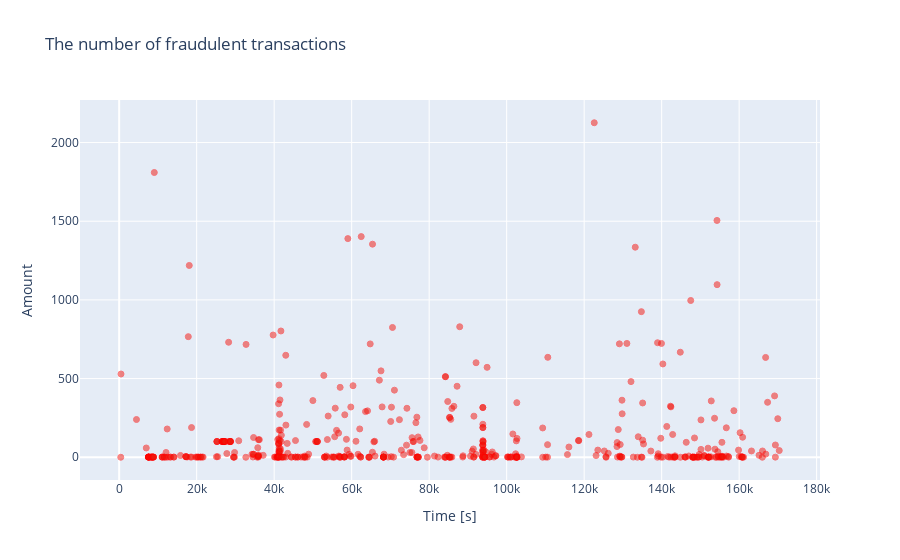

Source (notebook cell):
### Markdown cell above
#### Lets plot the value of all fraudulent transactions over time

### Code cell
fraud = df.loc[df['Class'] == 1]

trace = go.Scatter(
    x = fraud['Time'],y = fraud['Amount'],
    name="Amount",
     marker=dict(
                color='rgb(238,23,11)',
                line=dict(
                    color='red',
                    width=1),
                opacity=0.5,
            ),
    text= fraud['Amount'],
    mode = "markers"
)
data = [trace]
layout = dict(title = 'The number of fraudulent transactions',
          xaxis = dict(title = 'Time [s]', showticklabels=True), 
          yaxis = dict(title = 'Amount'),
          hovermode='closest'
         )
fig = dict(data=data, layout=layout)
iplot(fig, filename='fraud-amount')

### Figure 1 — Plotly figure (JSON) as saved in the notebook; plotly's stock layout.template omitted (floating-point values rounded to 4 significant figures; data arrays with more than 128 entries replaced by an {"elided": "..."} marker saying what was removed)
{"data": [{"marker": {"color": "rgb(238,23,11)", "line": {"color": "red", "width": 1}, "opacity": 0.5}, "mode": "markers", "name": "Amount", "text": {"elided": "492 float values"}, "type": "scatter", "x": {"elided": "492 int values"}, "y": {"elided": "492 float values"}}], "layout": {"autosize": true, "dragmode": "zoom", "hovermode": "closest", "title": {"text": "The number of fraudulent transactions"}, "xaxis": {"autorange": true, "range": [-9877.0, 180600.0], "showticklabels": true, "title": {"text": "Time [s]"}, "type": "linear"}, "yaxis": {"autorange": true, "range": [-175.4, 2301.0], "title": {"text": "Amount"}, "type": "linear"}}}
